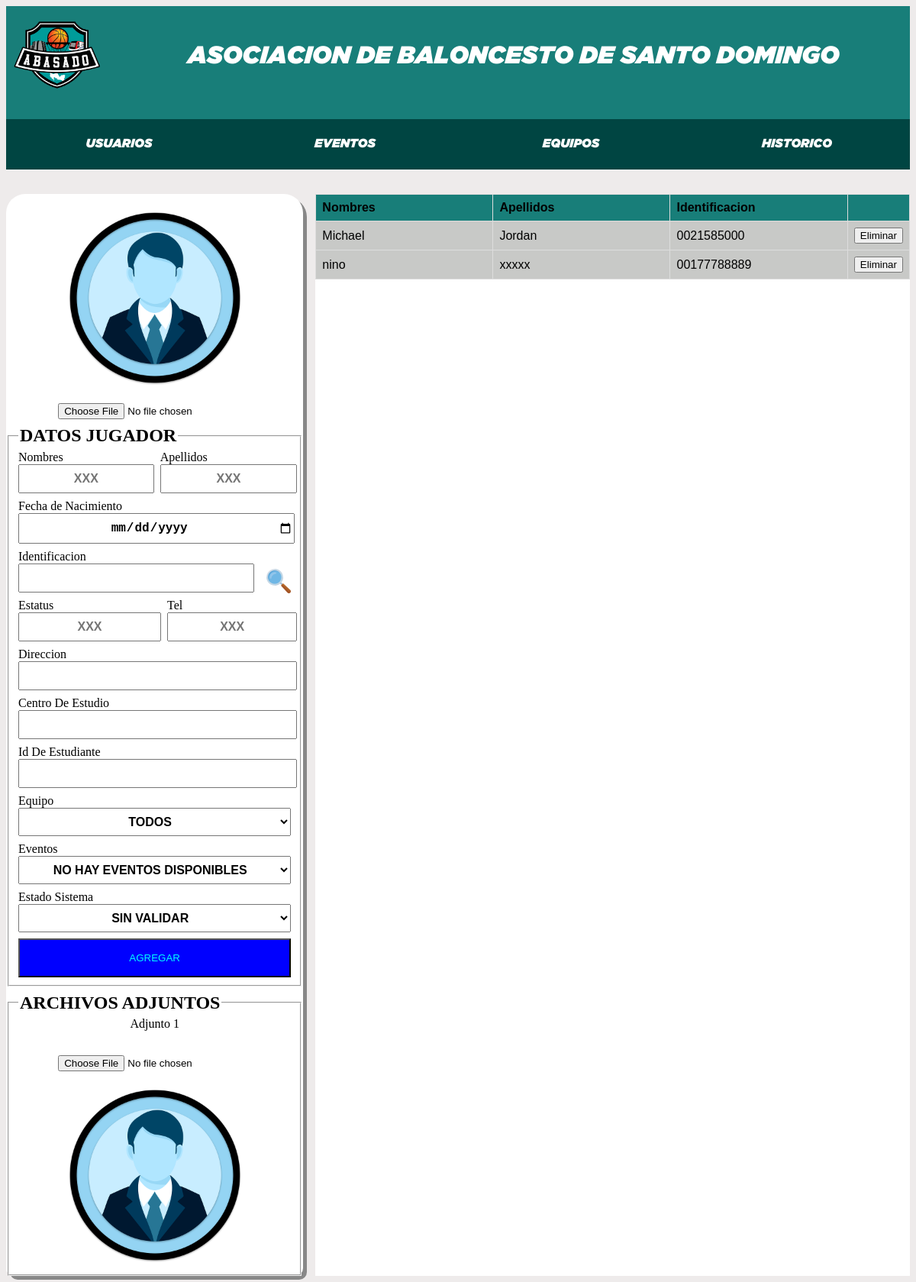
The page /jugadores/administracion_jugadores.php?id_equipo=10 on the database its author committed.
### tables this page shows
CREATE TABLE jugadores  (
  id int(7) NOT NULL AUTO_INCREMENT,
  nombres varchar(200) NOT NULL,
  apellidos varchar(1000) NULL DEFAULT NULL,
  identificacion varchar(50) NOT NULL,
  fecha_nacimiento date NOT NULL,
  direccion varchar(5000) NULL DEFAULT NULL,
  equipo int(11) NOT NULL,
  url_img varchar(5000) NULL DEFAULT NULL,
  url_adjunto1 varchar(5000) NULL DEFAULT NULL,
  estatus varchar(100) NOT NULL,
  centro varchar(1000) NOT NULL,
  telefono varchar(20) NULL DEFAULT NULL,
  PRIMARY KEY (id) USING BTREE,
  UNIQUE INDEX identificacion_jugador(identificacion) USING BTREE,
  INDEX jugador_equipo(equipo) USING BTREE,
  CONSTRAINT jugador_equipo FOREIGN KEY (equipo) REFERENCES equipos (id) ON DELETE RESTRICT ON UPDATE RESTRICT
);

### jugadores/ctrl/jugadores.php (the view, shortened to what this page needs)
<?php
function get_listar_jugadores_todos($id_equipo){
    $conn = conectar();
      $sql ="";
      if($id_equipo == 0){
        $sql = "SELECT id,nombres,apellidos,identificacion,fecha_nacimiento,direccion,equipo,url_img,url_adjunto1,estatus,telefono,centro from jugadores";
      }else{
        $sql = "SELECT id,nombres,apellidos,identificacion,fecha_nacimiento,direccion,equipo,url_img,url_adjunto1,estatus,telefono,centro from jugadores where equipo=$id_equipo";
      }
      $result = $conn->query($sql);
      if ($result->num_rows > 0) {
          while($row = $result->fetch_assoc() ) {
         $nombre                = $row["nombres"];
         $apellidos             = $row["apellidos"];
         $identificacion        = $row["identificacion"];
         $id                    = $row["id"];
           echo "<tr>";
           echo "<td id='".$id."' name='fila'";
           echo 'onclick="set_seleccionar(usuario_js);">';
           echo $nombre;
           echo "</td>";
           echo "<td >$apellidos</td>";
           echo "<td >$identificacion</td>";
           if($_SESSION['user_type']==0){
             echo "<td> <button id='bt_eliminar' "."onClick='set_eliminar_jugador(usuario_js)' >Eliminar</button></td>";
           }
           echo "</tr> ";
       }
      }
 }
function get_listar_equipos_select($equipo){
  $conn = conectar();
    $sql = "";
    if($equipo==0){
      $sql = "SELECT id,nombre,municipio,sector,url_logo,estado from equipos";
    }else{
      $sql = "SELECT id,nombre,municipio,sector,url_logo,estado from equipos where id=$equipo";
    }
    $result = $conn->query($sql);
    echo "<option value="."0".">".'TODOS'."</option>";
}
function get_listar_eventos_jugador($equipo,$jugador){
  $conn = conectar();
   if($jugador>0){
    $sql = "SELECT id,nombre,cantidad_equipos,cantidad_jugadores_equipo,descripcion,fecha_incio from eventos
    where (id,$equipo) in (select evento,equipo from relacion_equipo_evento)
    and (id,$equipo,$jugador) not in (select evento,equipo,jugador from relacion_equipo_jugador_evento) and estado = 1";
   }else{
    if($equipo!=0){
      $sql = "SELECT id,nombre,cantidad_equipos,cantidad_jugadores_equipo,descripcion,fecha_incio from eventos
      where (id,$equipo) in (select evento,equipo from relacion_equipo_evento) and estado = 0";
    }else{
      $sql = "SELECT id,nombre,cantidad_equipos,cantidad_jugadores_equipo,descripcion,fecha_incio from eventos  and estado = 0";
    }
   }
    $result = $conn->query($sql);
    $count=0;
    if ($result->num_rows > 0) {
     if($count==0){
        echo "<option value=".'0'.">".'NO HAY EVENTOS DISPONIBLES'."</option>";
     }
    }
}
?>

### css/header.css (style rules this page uses)
:root { --color_primario:rgb(244, 241, 189); --color_primario_2:#eeebeb; --color_menu:#09accd; --color_primario_d:#004542; --color_secundario_d:#187E79; --color_teciario_d:#1CBBB4; }

### css/table_css.css (style rules this page uses)
:root { --color_primario:rgb(244, 241, 189); --color_primario_2:#eeebeb; --color_menu:#09accd; --color_primario_d:#004542; --color_secundario_d:#187E79; --color_teciario_d:#1CBBB4; }
td, th { text-align: left; width: 30%; border: 1px solid #ddd; padding: 8px; }
tr:nth-child(even) { background-color: #c8c9c7; }
tr { padding: 1rem; }

### jugadores/css/jugadores.css (style rules this page uses)
:root { --color_primario:rgb(244, 241, 189); --color_primario_2:#eeebeb; --color_menu:#09accd; }
body { background-color: var(--color_primario_2); display: grid; grid-template-rows: 0.1fr 1fr; gap: 2rem; }

### rows shown on the page
jugadores: nombres "Michael", apellidos "Jordan", identificacion "0021585000"
jugadores: nombres "nino", apellidos "xxxxx", identificacion "00177788889"
